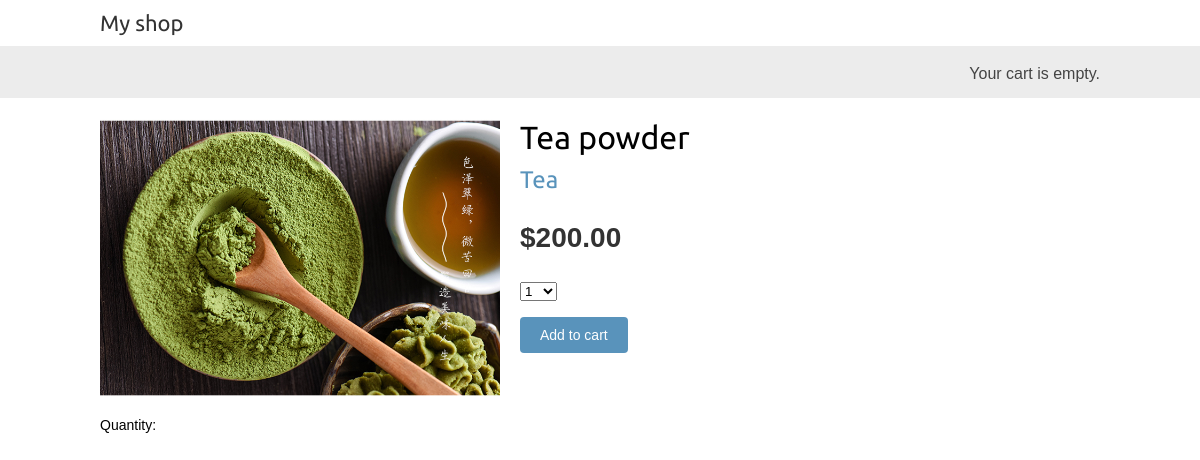
The app's page /3/tea-powder/, older data.
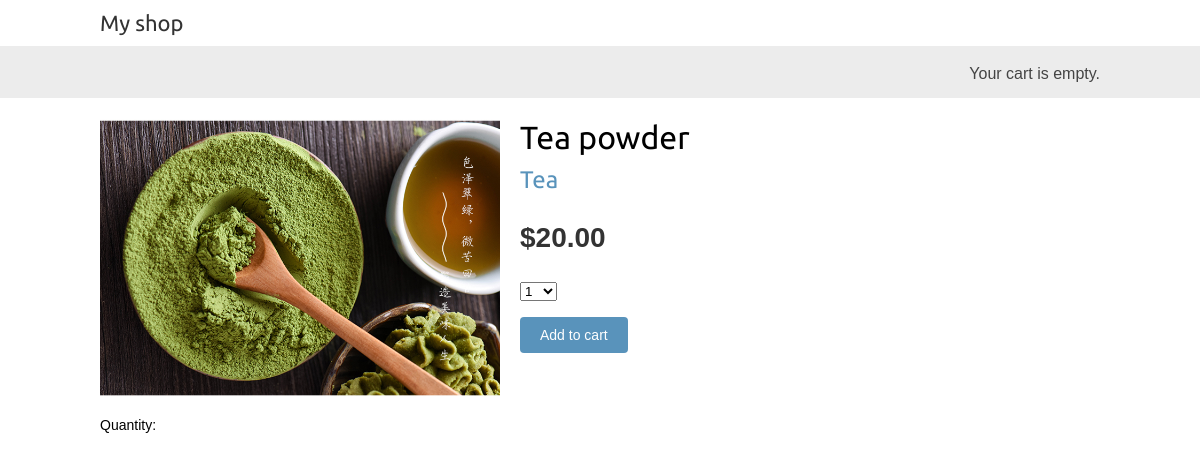
The same page, newer data.
### shop/models.py (models this page shows, shortened)
class Product(models.Model):
    category = models.ForeignKey(Category, related_name='products')
    name = models.CharField(max_length=200, db_index=True)
    slug = models.SlugField(max_length=200, db_index=True)
    image = models.ImageField(upload_to='products/%Y/%m/%d', blank=True)
    description = models.TextField(blank=True)
    price = models.DecimalField(max_digits=10, decimal_places=2)
    stock = models.PositiveIntegerField()
    available = models.BooleanField(default=True)
    created = models.DateTimeField(auto_now_add=True)
    updated = models.DateTimeField(auto_now=True)
    class Meta:
        ordering = ('-created',)
        index_together = (('id', 'slug'),)

class Category(models.Model):
    name = models.CharField(max_length=200, db_index=True)
    slug = models.SlugField(max_length=200, db_index=True, unique=True)
    class Meta:
        ordering = ('name',)
        verbose_name = 'category'
        verbose_name_plural = 'categories'
    def __str__(self):
        return self.name
    def get_absolute_url(self):
        return reverse('shop:product_list_by_category', args=[self.slug])

### shop/views.py (the view)
# urls.py: url(r'^(?P<id>\d+)/(?P<slug>[-\w]+)/$', views.product_detail, name='product_detail'),
def product_detail(request, id, slug):
    product = get_object_or_404(Product, id=id, slug=slug, available=True)
    cart_product_form = CartAddProductForm()
    return render(request,
                  'shop/product/detail.html',
                  {'product': product,
                   'cart_product_form': cart_product_form})

### cart/forms.py
class CartAddProductForm(forms.Form):
    quantity = forms.TypedChoiceField(choices=PRODUCT_QUANTITY_CHOICES,
                                      coerce=int)
    update = forms.BooleanField(required=False,
                                initial=False,
                                widget=forms.HiddenInput)

### cart/cart.py (called while the page is built)
    def __len__(self):
        return sum(item['quantity'] for item in self.cart.values())

### cart/context_processors.py (called while the page is built)
def cart(request):
    return {'cart': Cart(request) }

### shop/templates/shop/product/detail.html (shortened to what this page needs)
{% extends "shop/base.html" %}
{% load static %}
{% block content %}
    {% load thumbnail %}
    <div class="product-detail">
        {% thumbnail product.image "400" as im %}
            <img src="{% if product.image %}{{ im.url }}{%else %}{% static "img/no_image.png" %}{% endif %}">
        {% endthumbnail %}
        <h1>{{ product.name }}</h1>
        <h2><a href="{{ product.category.get_absolute_url }}">{{ product.category }}</a></h2>
        <p class="price">${{ product.price }}</p>
        <form action="{% url "cart:cart_add" product.id %}" method="post">
        {{ cart_product_form.as_p }}
        <input type="submit" value="Add to cart">
        </form>
    </div>
{% endblock %}

Row changes from the older to the newer data that the page shows:
changed Product "Tea powder": price "200.00" → "20.00"
